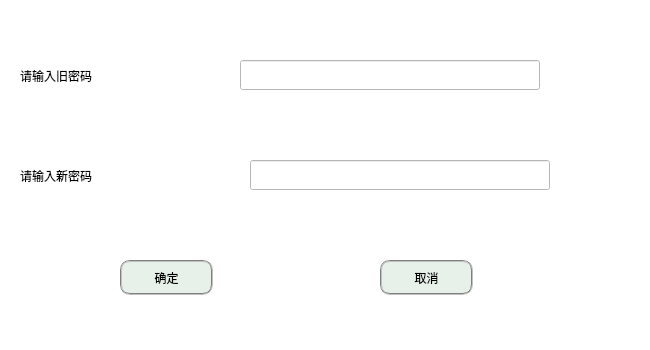
<?xml version="1.0" encoding="UTF-8"?>
<ui version="4.0">
 <class>rstuP</class>
 <widget class="QDialog" name="rstuP">
  <property name="geometry">
   <rect>
    <x>0</x>
    <y>0</y>
    <width>650</width>
    <height>350</height>
   </rect>
  </property>
  <property name="windowTitle">
   <string>修改密码</string>
  </property>
  <property name="styleSheet">
   <string notr="true">background-color: rgb(255, 255, 255);
font: 12pt &quot;等线&quot;;</string>
  </property>
  <property name="inputMethodHints">
   <set>Qt::ImhHiddenText</set>
  </property>
  <widget class="QLabel" name="label">
   <property name="geometry">
    <rect>
     <x>20</x>
     <y>60</y>
     <width>141</width>
     <height>31</height>
    </rect>
   </property>
   <property name="text">
    <string>请输入旧密码</string>
   </property>
  </widget>
  <widget class="QLineEdit" name="oldEdit">
   <property name="geometry">
    <rect>
     <x>240</x>
     <y>60</y>
     <width>300</width>
     <height>30</height>
    </rect>
   </property>
   <property name="styleSheet">
    <string notr="true">
</string>
   </property>
   <property name="inputMethodHints">
    <set>Qt::ImhHiddenText</set>
   </property>
  </widget>
  <widget class="QLabel" name="label_2">
   <property name="geometry">
    <rect>
     <x>20</x>
     <y>160</y>
     <width>141</width>
     <height>31</height>
    </rect>
   </property>
   <property name="text">
    <string>请输入新密码</string>
   </property>
  </widget>
  <widget class="QLineEdit" name="newEdit">
   <property name="geometry">
    <rect>
     <x>250</x>
     <y>160</y>
     <width>300</width>
     <height>30</height>
    </rect>
   </property>
   <property name="styleSheet">
    <string notr="true"/>
   </property>
   <property name="inputMethodHints">
    <set>Qt::ImhHiddenText</set>
   </property>
  </widget>
  <widget class="QPushButton" name="RBtn_ok">
   <property name="geometry">
    <rect>
     <x>120</x>
     <y>260</y>
     <width>93</width>
     <height>35</height>
    </rect>
   </property>
   <property name="styleSheet">
    <string notr="true">border:2px groove gray;border-radius:10px;padding:2px 4px;
background-color: rgb(231, 240, 233);</string>
   </property>
   <property name="text">
    <string>确定</string>
   </property>
  </widget>
  <widget class="QPushButton" name="RBtn_no">
   <property name="geometry">
    <rect>
     <x>380</x>
     <y>260</y>
     <width>93</width>
     <height>35</height>
    </rect>
   </property>
   <property name="styleSheet">
    <string notr="true">border:2px groove gray;border-radius:10px;padding:2px 4px;
background-color: rgb(231, 240, 233);</string>
   </property>
   <property name="text">
    <string>取消</string>
   </property>
  </widget>
 </widget>
 <resources/>
 <connections>
  <connection>
   <sender>RBtn_no</sender>
   <signal>clicked()</signal>
   <receiver>RStuP</receiver>
   <slot>close()</slot>
   <hints>
    <hint type="sourcelabel">
     <x>356</x>
     <y>263</y>
    </hint>
    <hint type="destinationlabel">
     <x>364</x>
     <y>218</y>
    </hint>
   </hints>
  </connection>
 </connections>
</ui>
